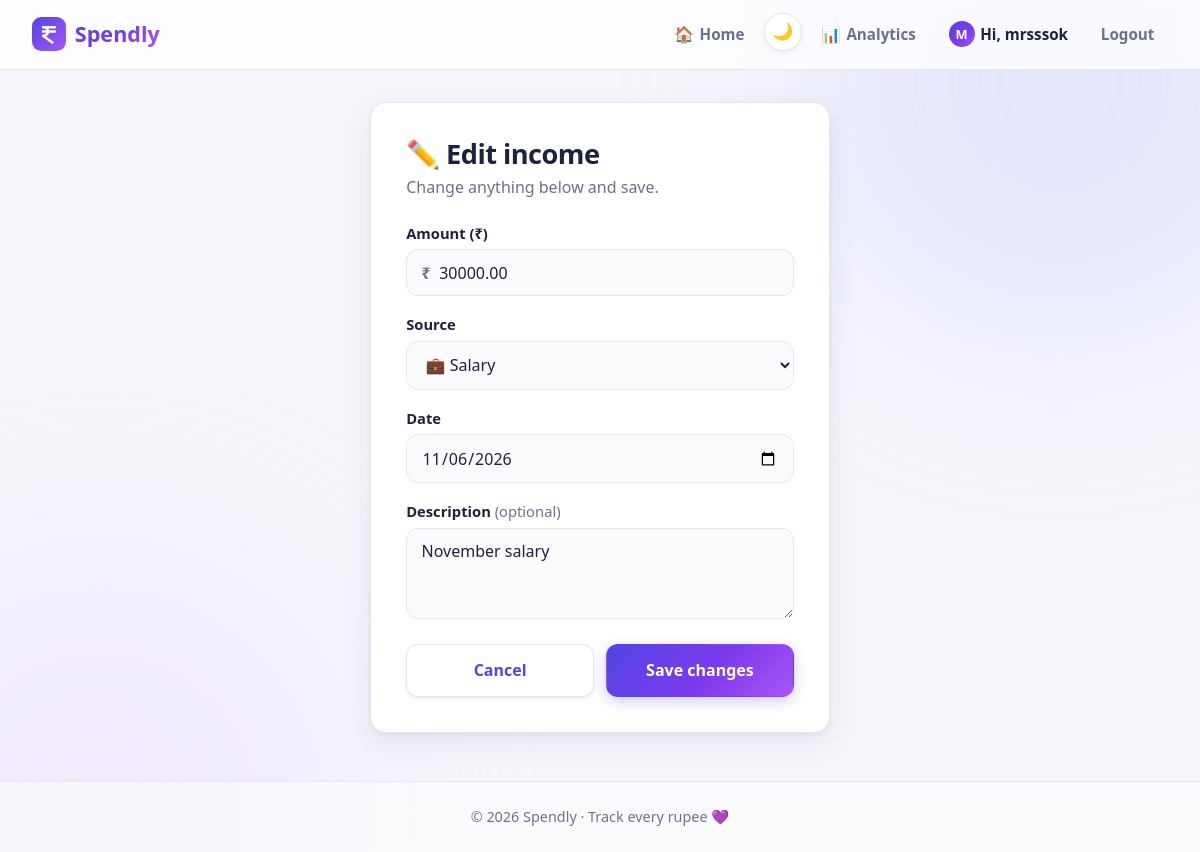
The app's page /income/1/edit (signed in) with its own data.
### tables this page shows
CREATE TABLE income (
                id          INTEGER PRIMARY KEY AUTOINCREMENT,
                user_id     INTEGER NOT NULL,
                amount      REAL    NOT NULL CHECK (amount > 0),
                source      TEXT    NOT NULL,
                date        TEXT    NOT NULL,  -- stored as YYYY-MM-DD
                description TEXT,
                created_at  TEXT    NOT NULL DEFAULT CURRENT_TIMESTAMP,
                FOREIGN KEY (user_id) REFERENCES users (id) ON DELETE CASCADE
            );

### app.py (the view, shortened to what this page needs)
@app.route("/income/<int:income_id>/edit", methods=["GET", "POST"])
@login_required
def edit_income_page(income_id):
    income = get_income(income_id, session["user_id"])   # only this user's income
    if income is None:
        abort(404)                                          # same for "someone else's" and "doesn't exist"
    if request.method == "GET":
        form = {"amount": f"{income['amount']:.2f}", "source": income["source"],
                "date": income["date"], "description": income["description"] or ""}
        return render_income_form(form, {}, income=income)

### app.py (called while the page is built)
@app.template_filter("source_icon")
def source_icon(source):
    return SOURCE_ICONS.get(source, "💵")

@app.context_processor
def provider_text():
    return {"ai_text": AI_TEXT.get(ai_agent.PROVIDER, AI_TEXT["groq"])}

def login_required(view):
    @wraps(view)
    def wrapped(*args, **kwargs):
        if "user_id" not in session:
            flash("Please log in to continue.", "error")
            return redirect(url_for("login"))
        return view(*args, **kwargs)
    return wrapped

def render_income_form(form, errors, income=None, status=200):
    return render_template("income_form.html", form=form, errors=errors,
                           sources=INCOME_SOURCES, income=income), status

### database/db.py (called while the page is built)
def get_db():
    conn = sqlite3.connect(DB_PATH)
    conn.row_factory = sqlite3.Row
    conn.execute("PRAGMA foreign_keys = ON")
    return conn

def get_income(income_id, user_id):
    conn = get_db()
    try:
        return conn.execute(
            "SELECT id, user_id, amount, source, date, description FROM income WHERE id = ? AND user_id = ?",
            (income_id, user_id),
        ).fetchone()
    finally:
        conn.close()

### templates/income_form.html (shortened to what this page needs)
{% extends "base.html" %}
{% set editing = income is not none %}
{% block extra_css %}
<link rel="stylesheet" href="{{ url_for('static', filename='css/forms.css') }}">
{% endblock %}
{% block content %}
<section class="form-card">
    <h1>{{ "✏️ Edit income" if editing else "💵 Add income" }}</h1>
    <p class="form-subtitle">{{ "Change anything below and save." if editing else "Money that came in: salary, freelance work, gifts, refunds…" }}</p>
    <form method="post"
          action="{{ url_for('edit_income_page', income_id=income.id) if editing else url_for('add_income_page') }}">
        <div class="field {% if errors.amount %}has-error{% endif %}">
            <label for="amount">Amount (₹)</label>
            <div class="input-prefix">
                <span aria-hidden="true">₹</span>
                <input type="number" id="amount" name="amount" value="{{ form.amount }}"
                       step="0.01" min="0.01" inputmode="decimal" placeholder="0.00" required>
            </div>
        </div>
        <div class="field {% if errors.source %}has-error{% endif %}">
            <label for="source">Source</label>
            <select id="source" name="source" required>
                {% for source in sources %}
                <option value="{{ source }}" {% if form.source == source %}selected{% endif %}>{{ source | source_icon }} {{ source }}</option>
                {% endfor %}
            </select>
        </div>
        <div class="field {% if errors.date %}has-error{% endif %}">
            <label for="date">Date</label>
            <input type="date" id="date" name="date" value="{{ form.date }}" required>
        </div>
        <div class="field {% if errors.description %}has-error{% endif %}">
            <label for="description">Description <span class="optional">(optional)</span></label>
            <textarea id="description" name="description" rows="3" maxlength="200"
                      placeholder="e.g. November salary">{{ form.description }}</textarea>
        </div>
        <div class="form-actions">
            <a href="{{ url_for('profile') }}" class="btn btn-secondary">Cancel</a>
            <button type="submit" class="btn">{{ "Save changes" if editing else "Save income" }}</button>
        </div>
    </form>
</section>
{% endblock %}

### static/css/style.css (style rules this page uses)
:root { --primary: #4f46e5; --primary-dark: #3730a3; --primary-soft: #eef0ff; --accent: #8b5cf6; --gradient: linear-gradient(135deg, #4f46e5 0%, #7c3aed 55%, #a855f7 100%); --gradient-soft: linear-gradient(135deg, #eef0ff 0%, #f5efff 100%); --success: #16a34a; --success-soft: #e8f8ee; --warning: #ea8a0c; --warning-soft: #fff4e5; --danger: #dc2626; --danger-soft: #fdecec; --success-text: #166534; --warning-text: #8a4b00; --danger-text: #8a1c13; --success-border: #bfe6cc; --warning-border: #f5c98a; --danger-border: #f6c3be; --bg: #f5f6fb; --surface: #ffffff; --surface-2: #fafaff; --surface-3: #f3f4fb; --text: #1d2140; --muted: #6b7093; --border: #e4e6f2; --border-hover: #d5d8fb; --divider: #f0f1f8; --track: #eef0f7; --row-hover: #f8f8fe; --input-bg: #fbfbfe; --input-bg-focus: #ffffff; --nav-bg: rgba(255, 255, 255, 0.78); --footer-bg: rgba(255, 255, 255, 0.6); --glow-1: #c7caff; --glow-2: #e9d5ff; --orbit-1: #e0e7ff; --orbit-2: #f3e8ff; --radius: 16px; --radius-sm: 10px; --shadow-sm: 0 1px 2px rgba(30, 35, 90, 0.06), 0 2px 8px rgba(30, 35, 90, 0.05); --shadow: 0 2px 4px rgba(30, 35, 90, 0.05), 0 10px 30px rgba(30, 35, 90, 0.08); --shadow-lg: 0 6px 12px rgba(30, 35, 90, 0.08), 0 24px 48px rgba(30, 35, 90, 0.14); --ease: cubic-bezier(0.22, 1, 0.36, 1); color-scheme: light; }
* { box-sizing: border-box; margin: 0; padding: 0; }
body { font-family: "Segoe UI Variable Text", "Segoe UI", system-ui, -apple-system, Roboto, sans-serif; background: var(--bg); color: var(--text); min-height: 100vh; display: flex; flex-direction: column; line-height: 1.5; -webkit-font-smoothing: antialiased; position: relative; overflow-x: hidden; }
body::before, body::after { content: ""; position: fixed; z-index: -1; width: 520px; height: 520px; border-radius: 50%; filter: blur(90px); opacity: 0.35; pointer-events: none; }
body::before { background: var(--glow-1); top: -180px; right: -120px; }
body::after { background: var(--glow-2); bottom: -220px; left: -160px; }
h1, h2, h3 { letter-spacing: -0.02em; line-height: 1.2; }
a { color: var(--primary); }
.container > * { animation: rise 0.6s var(--ease) both; }
.btn { display: inline-flex; align-items: center; justify-content: center; gap: 0.4rem; padding: 0.75rem 1.3rem; background: var(--gradient); color: #fff; border: 1px solid transparent; border-radius: 12px; font-size: 1rem; font-weight: 600; font-family: inherit; text-align: center; text-decoration: none; cursor: pointer; box-shadow: 0 4px 14px rgba(79, 70, 229, 0.28); transition: transform 0.2s var(--ease), box-shadow 0.2s var(--ease), background 0.2s, color 0.2s; }
.btn-secondary { background: var(--surface); color: var(--primary); border-color: var(--border); box-shadow: var(--shadow-sm); }

### static/css/forms.css (style rules this page uses)
.form-card { max-width: 460px; width: 100%; margin: 0 auto; background: var(--surface); padding: 2.2rem; border-radius: var(--radius); border: 1px solid var(--border); box-shadow: var(--shadow); }
.form-card h1 { font-size: 1.7rem; margin-bottom: 0.3rem; }
.form-subtitle { color: var(--muted); margin-bottom: 1.4rem; }
.form-card form { display: flex; flex-direction: column; }
.form-card label { font-weight: 600; font-size: 0.92rem; margin-bottom: 0.35rem; }
.form-card input, .form-card select, .form-card textarea { width: 100%; padding: 0.72rem 0.9rem; border: 1.5px solid var(--border); border-radius: 12px; font-size: 1rem; font-family: inherit; background: var(--input-bg); color: var(--text); margin-bottom: 1.05rem; transition: border-color 0.2s, box-shadow 0.2s, background 0.2s; }
.form-card textarea { resize: vertical; }
.form-card .btn { margin-top: 0.4rem; padding: 0.85rem 1.3rem; }
.input-prefix { position: relative; }
.input-prefix span { position: absolute; left: 0.95rem; top: 0.72rem; color: var(--muted); font-weight: 600; pointer-events: none; }
.input-prefix input { padding-left: 2rem; }
.field { display: flex; flex-direction: column; }
.optional { font-weight: 400; color: var(--muted); }
.form-actions { display: flex; gap: 0.75rem; margin-top: 0.5rem; }
.form-actions .btn { flex: 1; margin-top: 0; }

### records on screen
income: amount "30000.00", source "💼 Salary", date "11/06/2026", description "November salary"

### other values on screen
{{ (session.get('user_name') or '?')[0] | upper }} "M"
{{ session.get('user_name') }} "mrsssok"
{{ "✏️ Edit income" if editing else "💵 Add income" }} "✏️ Edit income"
{{ "Save changes" if editing else "Save income" }} "Save changes"
